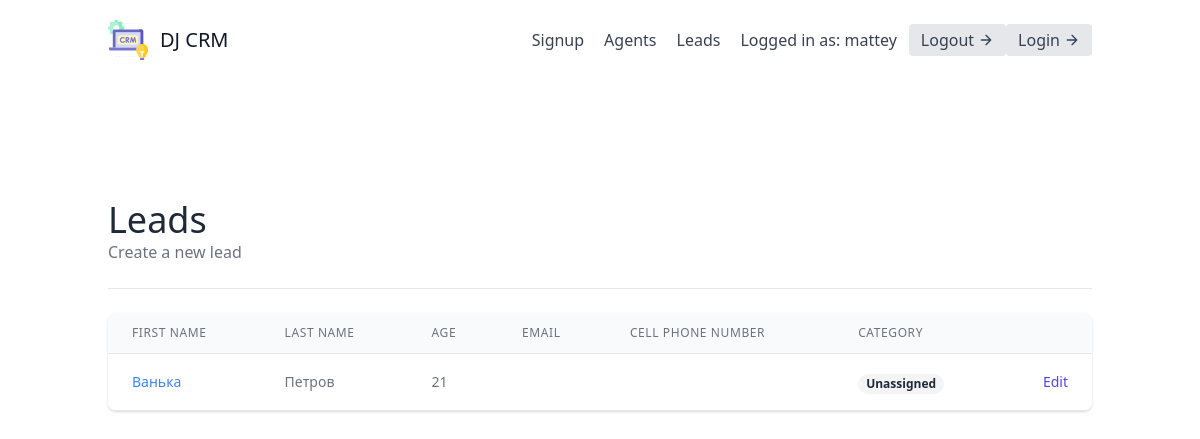
The app's page /leads/ (signed in) with its own data.
### apps/leads/models.py (models this page shows, shortened)
class User(AbstractUser):
    is_organisor = models.BooleanField(default=True)
    is_agent = models.BooleanField(default=False)

class Lead(models.Model):
    first_name = models.CharField(max_length=20)
    last_name = models.CharField(max_length=20)
    age = models.IntegerField(default=0)
    agent = models.ForeignKey("Agent", on_delete=models.CASCADE)

### apps/leads/views.py (the view)
# urls.py: path('', lead_list, name='lead_list'),
def lead_list(request):
    leads = Lead.objects.all()
    return render(request, 'leads/list.html', {'leads': leads})

### apps/leads/templates/leads/list.html (shortened to what this page needs)
{% extends "base.html" %}
{% block content %}
<section class="text-gray-700 body-font">
    <div class="container px-5 py-24 mx-auto flex flex-wrap">
        <div class="w-full mb-6 py-6 flex justify-between items-center border-b border-gray-200">
            <div>
                <h1 class="text-4xl text-gray-800">Leads</h1>
                <a class="text-gray-500 hover:text-blue-500" href="{% url 'leads:create' %}">
                    Create a new lead
                </a>
            </div>
        </div>
        <div class="flex flex-col w-full">
            <div class="-my-2 overflow-x-auto sm:-mx-6 lg:-mx-8">
            <div class="py-2 align-middle inline-block min-w-full sm:px-6 lg:px-8">
                <div class="shadow overflow-hidden border-b border-gray-200 sm:rounded-lg">
                <table class="min-w-full divide-y divide-gray-200">
                    <thead class="bg-gray-50">
                        <tr>
                            <th scope="col" class="px-6 py-3 text-left text-xs font-medium text-gray-500 uppercase tracking-wider">
                            First Name
                            </th>
                            <th scope="col" class="px-6 py-3 text-left text-xs font-medium text-gray-500 uppercase tracking-wider">
                            Last Name
                            </th>
                            <th scope="col" class="px-6 py-3 text-left text-xs font-medium text-gray-500 uppercase tracking-wider">
                            Age
                            </th>
                            <th scope="col" class="px-6 py-3 text-left text-xs font-medium text-gray-500 uppercase tracking-wider">
                            Email
                            </th>
                            <th scope="col" class="px-6 py-3 text-left text-xs font-medium text-gray-500 uppercase tracking-wider">
                            Cell Phone Number
                            </th>
                            <th scope="col" class="px-6 py-3 text-left text-xs font-medium text-gray-500 uppercase tracking-wider">
                            Category
                            </th>
                            <th scope="col" class="relative px-6 py-3">
                            </th>
                        </tr>
                    </thead>
                    <tbody>
                        {% for lead in leads %}
                            <tr class="bg-white">
                                <td class="px-6 py-4 whitespace-nowrap text-sm font-medium text-gray-900">
                                    <a class="text-blue-500 hover:text-blue-800" href="{% url 'leads:detail' lead.pk %}">{{ lead.first_name }}</a>
                                </td>
                                <td class="px-6 py-4 whitespace-nowrap text-sm text-gray-500">
                                    {{ lead.last_name }}
                                </td>
                                <td class="px-6 py-4 whitespace-nowrap text-sm text-gray-500">
                                    {{ lead.age }}
                                </td>
                                <td class="px-6 py-4 whitespace-nowrap text-sm text-gray-500">
                                </td>
                                <td class="px-6 py-4 whitespace-nowrap text-sm text-gray-500">
                                </td>
                                <td class="px-6 py-4 whitespace-nowrap">
                                    {% if lead.category %}
                                        <span class="px-2 inline-flex text-xs leading-5 font-semibold rounded-full bg-green-100 text-green-800">
                                            {{ lead.category.name }}
                                        </span>
                                    {% else %}
                                        <span class="px-2 inline-flex text-xs leading-5 font-semibold rounded-full bg-gray-100 text-gray-800">
                                            Unassigned
                                        </span>
                                    {% endif %}
                                </td>
                                <td class="px-6 py-4 whitespace-nowrap text-right text-sm font-medium">
                                    <a href="{% url 'leads:update' lead.pk %}" class="text-indigo-600 hover:text-indigo-900">
                                        Edit
                                    </a>
                                </td>
                            </tr>
                        {% empty %}
                        <p>There are currently no leads</p>
                        {% endfor %}
                    </tbody>
                </table>
                </div>
            </div>
            </div>
        </div>
    </div>
</section>
{% endblock content %}

### templates/navbar.html (shortened to what this page needs)
<header class="text-gray-700 body-font">
    <div class="container mx-auto flex flex-wrap p-5 flex-col md:flex-row items-center">
      <a href="" class="flex title-font font-medium items-center text-gray-900 mb-4 md:mb-0">
        <span class="ml-3 text-xl">DJ CRM</span>
      </a>
      <nav class="md:ml-auto flex flex-wrap items-center text-base justify-center">
          <a href="{% url 'signup' %}" class="mr-5 hover:text-gray-900">Signup</a>
          <a href="{% url 'agents:agent_list' %}" class="mr-5 hover:text-gray-900">Agents</a>
          <a href="{% url 'leads:lead_list' %}" class="mr-5 hover:text-gray-900">Leads</a>
      </nav>
        Logged in as: {{ request.user.username }}
        <a href="{% url 'logout' %}" class="ml-3 inline-flex items-center bg-gray-200 border-0 py-1 px-3 focus:outline-none hover:bg-gray-300 rounded text-base mt-4 md:mt-0">
          Logout
            <svg fill="none" stroke="currentColor" stroke-linecap="round" stroke-linejoin="round" stroke-width="2" class="w-4 h-4 ml-1" viewBox="0 0 24 24">
                <path d="M5 12h14M12 5l7 7-7 7"></path>
            </svg>
        </a>
      <a href="{% url 'login' %}" class="inline-flex items-center bg-gray-200 border-0 py-1 px-3 focus:outline-none hover:bg-gray-300 rounded text-base mt-4 md:mt-0">
          Login
          <svg fill="none" stroke="currentColor" stroke-linecap="round" stroke-linejoin="round" stroke-width="2" class="w-4 h-4 ml-1" viewBox="0 0 24 24">
              <path d="M5 12h14M12 5l7 7-7 7"></path>
          </svg>
      </a>
    </div>
</header>

### records on screen
User: user.username "mattey"
Lead: first_name "Ванька", last_name "Петров", age "21"
